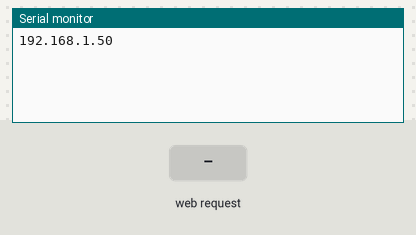
Bench run of a sketch on a simulated ESP8266 (NodeMCU). Shown: the last lines printed to the serial monitor. Inputs (shaded band) come from the test bench. WiFi joins after 1.5 s; servers stay silent unless stated.

Above: at 2.7 s.
2.8 s: HTTP request GET /ledoff received
At 3.6 s:
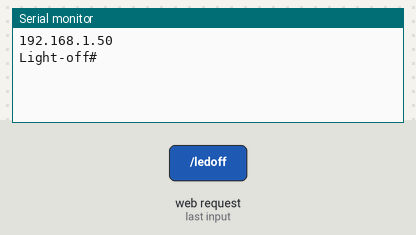
4.3 s: HTTP request GET /ledon received
At 4.7 s:
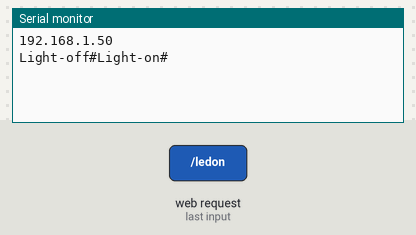

Measured:
- after the input at 2.8 s, the serial monitor: prints a new line at once (image 1)
- after the input at 4.3 s, the serial monitor: prints a new line at once (image 2)

The sketch:

nodemcu.ino
```cpp
#include <ESP8266WiFi.h>

const char* ssid = "Dialog 4G 578";   //enter your wi-fi name

const char* password = "lathika5";    //enter the wifi password

unsigned char status_led=0;


WiFiServer server(80);

void setup() {

  Serial.begin(9600);
  WiFi.begin(ssid, password);
  while (WiFi.status() != WL_CONNECTED) {
    delay(500);
  }
  server.begin();
  Serial.println(WiFi.localIP());
}


void loop() {

  WiFiClient client = server.available();

  if (!client) {

    return;

  }

  while (! client.available())

  {

    delay (1);

  }

  String req = client.readStringUntil('\r');
  client.flush();
  if (req.indexOf("/ledoff") != -1)  {

    status_led=0;

    Serial.write("Light-off#");

  }

  else if(req.indexOf("/ledon") != -1)

  {

    status_led=1;

    Serial.println("Light-on#");

  }

client.println("HTTP/1.1 200 OK");

client.println("Content-Type: text/html");

client.println("Connection: close");

client.println("");


client.println("<!DOCTYPE HTML>");

client.println("<HTML>");

client.println("<H1> LED CONTROL </H1>");

client.println("<br />");


 client.println("<a href=\"/ledon\"\"> <button style='FONT-SIZE: 40px; color: green; HEIGHT: 200px; align: center; WIDTH: 200px; 126px; Z-INDEX: 0; TOP: 200px;'> LED ON </button> </a>");

 client.println("<a href=\"/ledoff\"\"> <button style='FONT-SIZE: 40px; color: red; HEIGHT: 200px; align: center; HEIGHT: 200px; WIDTH: 300px; 126px; Z-INDEX: 0; TOP: 200px;'> LED OFF </button> </a>");

 client.println("</html>");
  delay(1);
}
```
